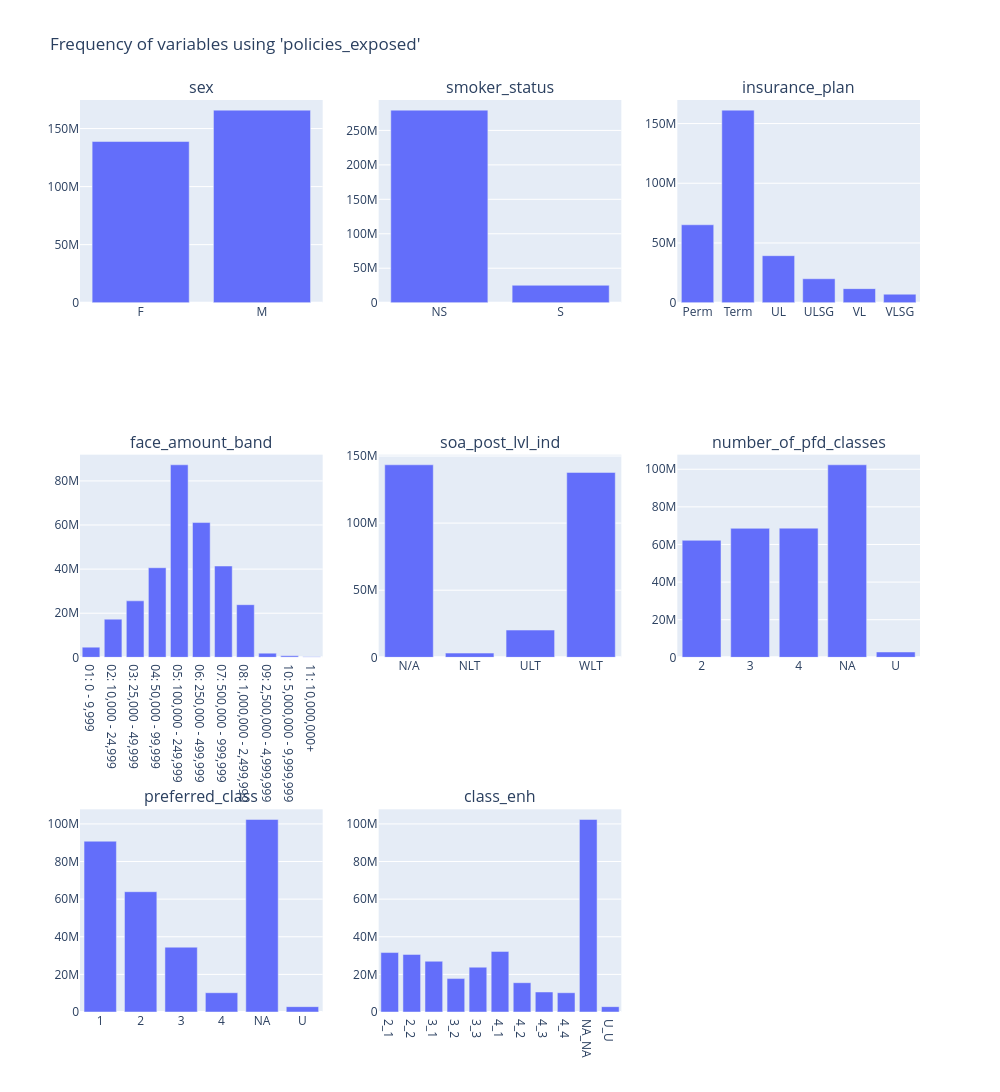

Notebook code cell kept with this figure:
### Markdown cell above
### Categorical

### Code cell
charters.frequency(grouped_df, cols=3, sum_var="policies_exposed").show()

### Figure 1 — Plotly figure (JSON) as saved in the notebook; plotly's stock layout.template omitted (floating-point values rounded to 4 significant figures)
{"data": [{"hovertemplate": "sex=%{x}<br>policies_exposed=%{y}<extra></extra>", "legendgroup": "", "marker": {"color": "#636efa", "pattern": {"shape": ""}}, "name": "", "orientation": "v", "showlegend": false, "textposition": "auto", "type": "bar", "x": ["F", "M"], "xaxis": "x", "y": [138800000.0, 165900000.0], "yaxis": "y"}, {"hovertemplate": "smoker_status=%{x}<br>policies_exposed=%{y}<extra></extra>", "legendgroup": "", "marker": {"color": "#636efa", "pattern": {"shape": ""}}, "name": "", "orientation": "v", "showlegend": false, "textposition": "auto", "type": "bar", "x": ["NS", "S"], "xaxis": "x2", "y": [279400000.0, 25240000.0], "yaxis": "y2"}, {"hovertemplate": "insurance_plan=%{x}<br>policies_exposed=%{y}<extra></extra>", "legendgroup": "", "marker": {"color": "#636efa", "pattern": {"shape": ""}}, "name": "", "orientation": "v", "showlegend": false, "textposition": "auto", "type": "bar", "x": ["Perm", "Term", "UL", "ULSG", "VL", "VLSG"], "xaxis": "x3", "y": [65230000.0, 161200000.0, 39350000.0, 20020000.0, 11750000.0, 7078000.0], "yaxis": "y3"}, {"hovertemplate": "face_amount_band=%{x}<br>policies_exposed=%{y}<extra></extra>", "legendgroup": "", "marker": {"color": "#636efa", "pattern": {"shape": ""}}, "name": "", "orientation": "v", "showlegend": false, "textposition": "auto", "type": "bar", "x": ["01: 0 - 9,999", "02: 10,000 - 24,999", "03: 25,000 - 49,999", "04: 50,000 - 99,999", "05: 100,000 - 249,999", "06: 250,000 - 499,999", "07: 500,000 - 999,999", "08: 1,000,000 - 2,499,999", "09: 2,500,000 - 4,999,999", "10: 5,000,000 - 9,999,999", "11: 10,000,000+"], "xaxis": "x4", "y": [4621000.0, 17310000.0, 25620000.0, 40630000.0, 87300000.0, 61110000.0, 41410000.0, 23870000.0, 1902000.0, 666400.0, 236300.0], "yaxis": "y4"}, {"hovertemplate": "soa_post_lvl_ind=%{x}<br>policies_exposed=%{y}<extra></extra>", "legendgroup": "", "marker": {"color": "#636efa", "pattern": {"shape": ""}}, "name": "", "orientation": "v", "showlegend": false, "textposition": "auto", "type": "bar", "x": ["N/A", "NLT", "ULT", "WLT"], "xaxis": "x5", "y": [143400000.0, 3163000.0, 20310000.0, 137800000.0], "yaxis": "y5"}, {"hovertemplate": "number_of_pfd_classes=%{x}<br>policies_exposed=%{y}<extra></extra>", "legendgroup": "", "marker": {"color": "#636efa", "pattern": {"shape": ""}}, "name": "", "orientation": "v", "showlegend": false, "textposition": "auto", "type": "bar", "x": ["2", "3", "4", "NA", "U"], "xaxis": "x6", "y": [62210000.0, 68580000.0, 68680000.0, 102400000.0, 2843000.0], "yaxis": "y6"}, {"hovertemplate": "preferred_class=%{x}<br>policies_exposed=%{y}<extra></extra>", "legendgroup": "", "marker": {"color": "#636efa", "pattern": {"shape": ""}}, "name": "", "orientation": "v", "showlegend": false, "textposition": "auto", "type": "bar", "x": ["1", "2", "3", "4", "NA", "U"], "xaxis": "x7", "y": [90810000.0, 63960000.0, 34470000.0, 10240000.0, 102400000.0, 2843000.0], "yaxis": "y7"}, {"hovertemplate": "class_enh=%{x}<br>policies_exposed=%{y}<extra></extra>", "legendgroup": "", "marker": {"color": "#636efa", "pattern": {"shape": ""}}, "name": "", "orientation": "v", "showlegend": false, "textposition": "auto", "type": "bar", "x": ["2_1", "2_2", "3_1", "3_2", "3_3", "4_1", "4_2", "4_3", "4_4", "NA_NA", "U_U"], "xaxis": "x8", "y": [31610000.0, 30610000.0, 26980000.0, 17770000.0, 23830000.0, 32220000.0, 15580000.0, 10640000.0, 10240000.0, 102400000.0, 2843000.0], "yaxis": "y8"}], "layout": {"annotations": [{"font": {"size": 16}, "showarrow": false, "text": "sex", "x": 0.1444, "xanchor": "center", "xref": "paper", "y": 1, "yanchor": "bottom", "yref": "paper"}, {"font": {"size": 16}, "showarrow": false, "text": "smoker_status", "x": 0.5, "xanchor": "center", "xref": "paper", "y": 1, "yanchor": "bottom", "yref": "paper"}, {"font": {"size": 16}, "showarrow": false, "text": "insurance_plan", "x": 0.8556, "xanchor": "center", "xref": "paper", "y": 1, "yanchor": "bottom", "yref": "paper"}, {"font": {"size": 16}, "showarrow": false, "text": "face_amount_band", "x": 0.1444, "xanchor": "center", "xref": "paper", "y": 0.6111, "yanchor": "bottom", "yref": "paper"}, {"font": {"size": 16}, "showarrow": false, "text": "soa_post_lvl_ind", "x": 0.5, "xanchor": "center", "xref": "paper", "y": 0.6111, "yanchor": "bottom", "yref": "paper"}, {"font": {"size": 16}, "showarrow": false, "text": "number_of_pfd_classes", "x": 0.8556, "xanchor": "center", "xref": "paper", "y": 0.6111, "yanchor": "bottom", "yref": "paper"}, {"font": {"size": 16}, "showarrow": false, "text": "preferred_class", "x": 0.1444, "xanchor": "center", "xref": "paper", "y": 0.2222, "yanchor": "bottom", "yref": "paper"}, {"font": {"size": 16}, "showarrow": false, "text": "class_enh", "x": 0.5, "xanchor": "center", "xref": "paper", "y": 0.2222, "yanchor": "bottom", "yref": "paper"}], "height": 1200, "showlegend": false, "title": {"text": "Frequency of variables using 'policies_exposed'"}, "width": 1000, "xaxis": {"anchor": "y", "domain": [0, 0.2889]}, "xaxis2": {"anchor": "y2", "domain": [0.3556, 0.6444]}, "xaxis3": {"anchor": "y3", "domain": [0.7111, 1]}, "xaxis4": {"anchor": "y4", "domain": [0, 0.2889]}, "xaxis5": {"anchor": "y5", "domain": [0.3556, 0.6444]}, "xaxis6": {"anchor": "y6", "domain": [0.7111, 1]}, "xaxis7": {"anchor": "y7", "domain": [0, 0.2889]}, "xaxis8": {"anchor": "y8", "domain": [0.3556, 0.6444]}, "xaxis9": {"anchor": "y9", "domain": [0.7111, 1]}, "yaxis": {"anchor": "x", "domain": [0.7778, 1]}, "yaxis2": {"anchor": "x2", "domain": [0.7778, 1]}, "yaxis3": {"anchor": "x3", "domain": [0.7778, 1]}, "yaxis4": {"anchor": "x4", "domain": [0.3889, 0.6111]}, "yaxis5": {"anchor": "x5", "domain": [0.3889, 0.6111]}, "yaxis6": {"anchor": "x6", "domain": [0.3889, 0.6111]}, "yaxis7": {"anchor": "x7", "domain": [0, 0.2222]}, "yaxis8": {"anchor": "x8", "domain": [0, 0.2222]}, "yaxis9": {"anchor": "x9", "domain": [0, 0.2222]}}}
